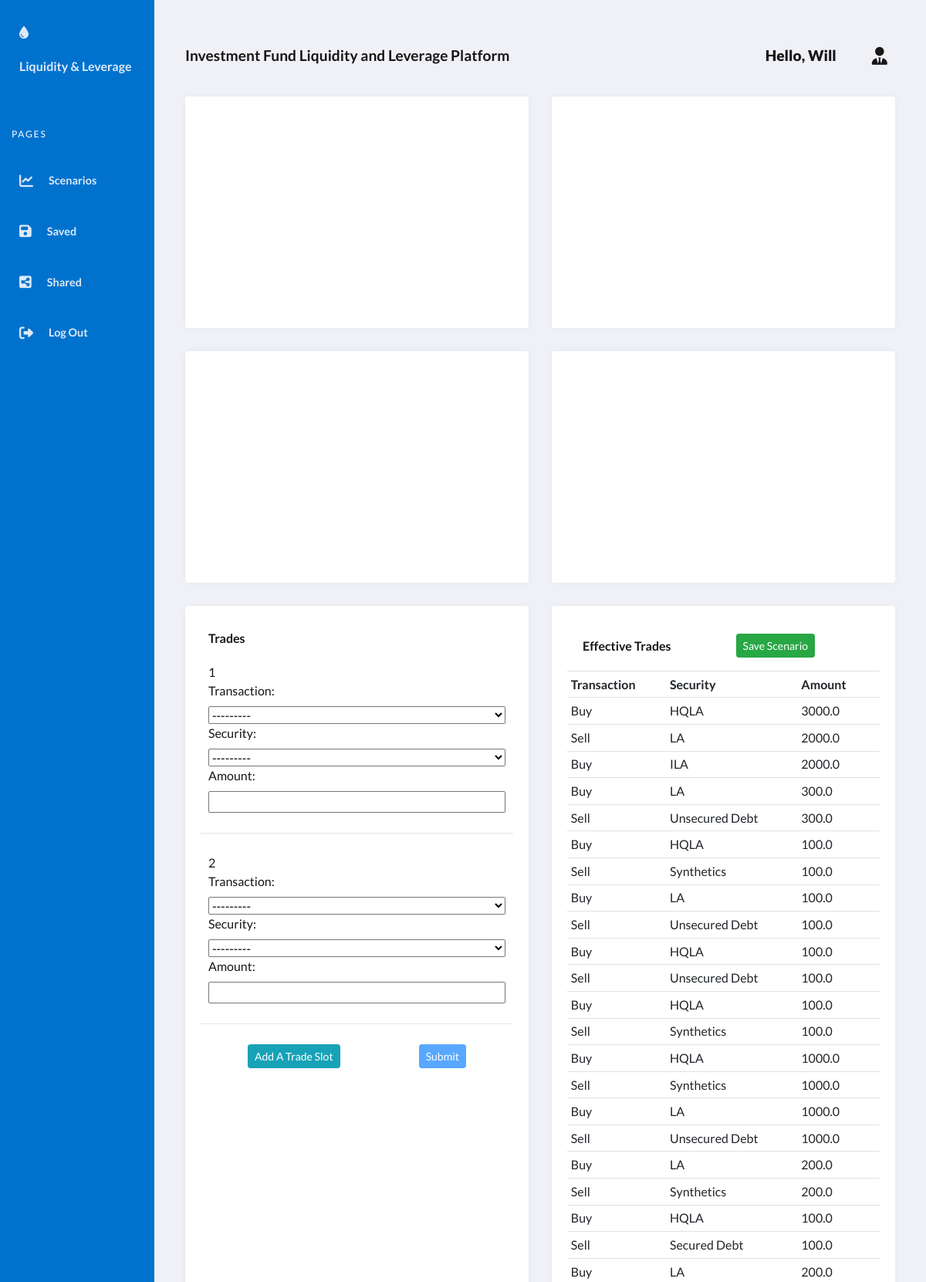
The app's page / (signed in, upper part) with its own data.
### fund/models.py (models this page shows, shortened)
class User(AbstractUser):
    pass

class Trade(models.Model):
    CODE = (
        ("Buy", "Buy"),
        ("Sell", "Sell")
    )
    CLASSIFICATION = (
        ("HQLA", "HQLA"),
        ("LA", "LA"),
        ("ILA", "ILA"),
        ("Secured Debt", "Secured Debt"),
        ("Unsecured Debt", "Unsecured Debt"),
        ("Synthetics", "Synthetics")
    )
    user = models.ForeignKey(User, on_delete=models.CASCADE, related_name='trade_user')
    transaction = models.CharField(max_length=50, choices=CODE)
    security = models.CharField(max_length=50, choices=CLASSIFICATION)
    amount = models.FloatField()

### fund/views.py (the view)
# urls.py: path("", views.scenarios, name="scenarios"),
def scenarios(request):
    add_trade_form = request.GET.get("add")
    postid = request.GET.get("postid")
    if add_trade_form is None:
        TradeFormSet = inlineformset_factory(User, Trade, fields=("transaction", "security", "amount"), can_delete = False, max_num=2)
    else:
        TradeFormSet = inlineformset_factory(User, Trade, fields=("transaction", "security", "amount"), can_delete = False, extra=int(add_trade_form)+1)
    userid = request.user.id
    if userid:
        user = User.objects.get(id=userid)
        if postid:
            post = Post.objects.get(id=postid)
            if post.publish == True:
                post.publish = "Unpublish"
            elif post.publish == False:
                post.publish = "Publish"
            if post.user == user:
                save_post = "Save Scenario Description"
            else:
                save_post = "Save as New Secenario"
            extrade = post.trade.all()
        else:
            extrade = Trade.objects.filter(user=user)
    else:
        extrade = []
    formset_empty = TradeFormSet()
    if (postid is None) or (userid is None):
        post = []
        save_post = "Save Scenario"
    if request.method == "POST":
        formset = TradeFormSet(request.POST, instance=user)
        if formset.is_valid():
            formset.save()
            trades = Trade.objects.filter(user=user)
            trades = trades.order_by("-id")[:int(request.POST['trade_user-TOTAL_FORMS'])]
            if postid:
                for trade in trades:
                    post.trade.add(trade)
                return redirect('/?postid={}'.format(postid))
        return redirect("scenarios")
    else:
        return render(request, "fund/scenarios.html", {
            "formset_empty":formset_empty,
            "extrade":extrade,
            "post":post,
            "save_post": save_post
            })

### fund/templates/fund/scenarios.html (shortened to what this page needs)
{% extends "fund/main_page.html" %}
{% load static %}
{% block content %}
<div id="scenarios-view">
    <section class="grid">
        <article class="grid-chart">
            <div class="grid-cell">
                <div id="hisTrend"></div>
            </div>
        </article>
        <article class="grid-chart">
            <div class="grid-cell">
                <div id="assetComp"></div>
            </div>
        </article>
        <article class="grid-chart">
            <div class="grid-cell">
                <div id="liqImpact"></div>
            </div>
        </article>
        <article class="grid-chart">
            <div class="grid-cell">
                <div id="levImpact"></div>
            </div>
        </article>
        <article class="grid-group">
            <div class="grid-cell">
                <div class="trade-form-wrapper">
                    <div class="trade-form">Trades</div>
                        <form id="form" class="form" action="{% url 'scenarios' %}" method="POST">
                            {% for form in formset_empty %}
                                <div class="formset">
                                    <aside id="num_forms"> {{ forloop.counter }}</aside>
                                    {{form}}
                                </div>
                                <hr>
                            {% endfor %}
                            <div id="button-wrapper">
                                <a id="add_form" href="#" class="btn btn-sm btn-info" name="Add">Add A Trade Slot</a>
                                <input id="submit-form" type="submit" class="btn btn-sm btn-primary" name="Submit">
                            </div>
                        </form>
                </div>
            </div>
        </article>
        <article class="grid-group">
            <div class="grid-cell">
                <div class="effective-trades">
                    <div id="button-wrapper-header">
                        <div>Effective Trades</div>
                        <a id="save-post" href="#" class="btn btn-sm btn-success" name="save-post">{{ save_post }}</a>
                    </div>
                    <table class="table table-sm">
                        <tr>
                            <th>Transaction</th>
                            <th>Security</th>
                            <th>Amount</th>
                            <th>
                            </th>
                        </tr>
                        {% for trade in extrade %}
                        <tr>
                            <td>{{trade.transaction}}</td>
                            <td>{{trade.security}}</td>
                            <td>{{trade.amount}}</td>
                            <td>
                            </td>
                        </tr>
                        {% endfor %}
                    </table>
                </div>
            </div>
        </article>
    </section>
</div>
{% endblock %}

### fund/templates/fund/main_page.html (shortened to what this page needs)
{% load static %}
<!DOCTYPE html>
<html lang="en">
    <head>
        <link rel="stylesheet" href="https://stackpath.bootstrapcdn.com/bootstrap/4.3.1/css/bootstrap.min.css">
        <link rel="stylesheet" href="{% static 'fund/styles.css' %}">
        <link rel="stylesheet" href="{% static 'fund/dropzone.css' %}">
    </head>
    <body>
        <header class="page-header">
            <nav>
                <a href="#0" class="logo">
                <div width="140" height="49">
                    <i class="fas fa-tint"></i>
                </div>
                <span class="title">Liquidity & Leverage</span>
                </a>
                <ul class="admin-menu">
                <li class="menu-heading">
                    <h3>Pages</h3>
                </li>
                <li>
                    <a id="scenarios" class="nav-link" href={% url 'scenarios' %}>
                        <div>
                        </div>
                        <span>Scenarios</span>
                </li>
                <li>
                    <a class="nav-link" href="{% url 'saved' %}">
                    <div>
                    </div>
                    <span>Saved</span>
                    </a>
                </li>
                <li>
                    <a class="nav-link" href="{% url 'shared' %}">
                    <div>
                    </div>
                    <span>Shared</span>
                    </a>
                </li>
                {% if user.is_authenticated %}
                    <li class="nav-item">
                        <a class="nav-link" href="{% url 'logout' %}">
                        <div>
                        </div>
                        <span>Log Out</span>
                        </a>
                    </li>
                {% endif %}
                </ul>
            </nav>
        </header>
        <section class="page-content">
            <section class="title-and-user">
                <div>Investment Fund Liquidity and Leverage Platform</div>
                <div class="admin-profile">
                <span class="greeting">
                    {% if user.is_authenticated %}
                            <a class="nav-link" href="#"><strong id="username">Hello, {{ user.username }}</strong></a>
                    {% endif %}
                </span>
                <div class="notifications">
                    <i class="fas fa-user-tie"></i>
                </div>
                </div>
            </section>
            {% block content %}
            {% endblock %}
        </section>
    </body>
</html>

### fund/static/fund/styles.css (style rules this page uses)
:root { --page-header-bgColor: #0072ce; --page-header-bgColor-hover: #ffffff; --page-header-txtColor: #dde9f8; --page-header-headingColor: #ffffff; --page-header-width: 200px; --page-content-bgColor: #f0f1f6; --page-content-txtColor: #171616; --page-content-blockColor: #fff; --white: #ffffff; --black: #333; --blue: #00b9eb; --red: #ec1848; --border-radius: 4px; --box-shadow: 0 0 10px -2px rgba(0, 0, 0, 0.075); --switch-bgLightModeColor: #87cefa; --switch-sunColor: gold; --switch-moonColor: #f4f4f4; --switch-bgDarkModeColor: #1f1f27; }
* { padding: 0; margin: 0; box-sizing: border-box; }
ul { list-style: none; }
a, button { color: inherit; font-weight: bold; }
input { -webkit-appearance: block; }
label { cursor: pointer; }
div { display: block; padding: 10px; }
body { font: 16px/1.5 "Lato", sans-serif; width: auto; }
i { width: 100%; height: 100%; }
span { display: block; padding: 10px; }
strong { color: var(--page-content-txtColor); }
.page-header { position: fixed; top: 0; left: 0; right: 0; bottom: 0; overflow: auto; padding-top: 20px; width: var(--page-header-width); color: var(--page-header-txtColor); background: var(--page-header-bgColor); }
.page-header nav { display: flex; flex-direction: column; min-height: 100%; }
.page-header .logo { display: block; margin: 0 15px; }
.page-header .admin-menu { display: flex; flex-direction: column; flex-grow: 1; margin-top: 35px; }
.page-header .admin-menu li:nth-last-child(2) { margin-bottom: 35px; }
.page-header .admin-menu li > * { width: 100%; padding: 12px 15px; }
.page-header .admin-menu .menu-heading h3 { text-transform: uppercase; letter-spacing: 0.15em; font-size: 12px; margin-top: 12px; color: var(--page-header-headingColor); }
.page-header .admin-menu a, .page-header .admin-menu button { display: flex; align-items: center; font-size: 0.9rem; }
.page-content { position: relative; left: var(--page-header-width); width: calc(100% - var(--page-header-width)); min-height: 100vh; padding: 30px; color: var(--page-content-txtColor); background: var(--page-content-bgColor); }
.page-content i { width: 100%; height: 100%; color: var(--page-content-txtColor); }
.title-and-user { display: grid; grid-template-columns: 1fr auto; grid-column-gap: 50px; align-items: center; background: var(--page-content-bgColor); }
.title-and-user div { position: relative; }
.title-and-user div { font-weight: bold; font-size: larger; }
.title-and-user .admin-profile { display: flex; align-items: center; }
.title-and-user .admin-profile .greeting { margin: 0 10px 0 20px; }
.grid { display: grid; grid-template-columns: repeat(2, 1fr); grid-gap: 30px; grid-auto-rows: minmax(min-content, max-content); }
.grid > article { background: var(--page-content-blockColor); border-radius: var(--border-radius); box-shadow: var(--box-shadow); }
.grid-group { display:grid; grid-template-columns: 1fr; }
.grid-chart { height: 300px; display:grid; grid-template-columns: 1fr; }
.grid-cell { display:grid; grid-template-columns: 1fr; }
.trade-form-wrapper { display: absolute; }
.trade-form { display: flex; font-weight: bold; }
.form { display: flex; flex-direction: column; }
.formset { display: flex; flex-direction: column; }
.form #button-wrapper { display: flex; flex-direction: row; justify-content: space-around; }
#button-wrapper-header { display: flex; flex-direction: row; justify-content: space-between; font-weight: bold; }
#save-post { margin: auto; }

### records on screen
User: username "Will"
Trade: transaction "Buy", security "HQLA", amount "3000.0"
Trade: transaction "Sell", security "LA", amount "2000.0"
Trade: transaction "Buy", security "ILA", amount "2000.0"
Trade: transaction "Buy", security "LA", amount "300.0"
Trade: transaction "Sell", security "Unsecured Debt", amount "300.0"
Trade: transaction "Buy", security "HQLA", amount "100.0"
Trade: transaction "Sell", security "Synthetics", amount "100.0"
Trade: transaction "Buy", security "LA", amount "100.0"
Trade: transaction "Sell", security "Unsecured Debt", amount "100.0"
Trade: transaction "Buy", security "HQLA", amount "100.0"
Trade: transaction "Sell", security "Unsecured Debt", amount "100.0"
Trade: transaction "Buy", security "HQLA", amount "100.0"
Trade: transaction "Sell", security "Synthetics", amount "100.0"
Trade: transaction "Buy", security "HQLA", amount "1000.0"
Trade: transaction "Sell", security "Synthetics", amount "1000.0"
Trade: transaction "Buy", security "LA", amount "1000.0"
Trade: transaction "Sell", security "Unsecured Debt", amount "1000.0"
Trade: transaction "Buy", security "LA", amount "200.0"
Trade: transaction "Sell", security "Synthetics", amount "200.0"
Trade: transaction "Buy", security "HQLA", amount "100.0"
Trade: transaction "Sell", security "Secured Debt", amount "100.0"
Trade: transaction "Buy", security "LA", amount "200.0"

### other values on screen
{{ save_post }} "Save Scenario"
